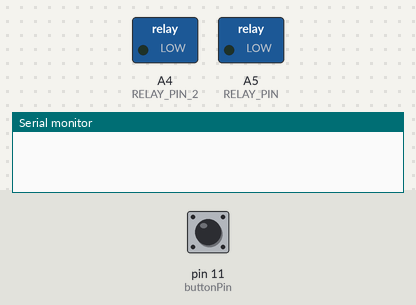
The sketch below on a simulated Arduino Uno, built with avr-gcc and run on an emulated ATmega328P. Parts: switched loads named in the sketch (green lamp = pin HIGH), the last lines printed to the serial monitor. Dashed ring = blinking. The test bench sets the inputs (shaded band); at power-on: pin 11 (buttonPin) HIGH.

Above: at 1.2 s.
1.3 s: pin 11 (buttonPin) pulled LOW for 3.2 s
At 2.0 s:
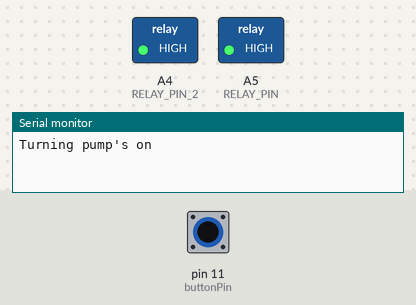
6.0 s: pin 11 (buttonPin) pulled LOW for 0.15 s
At 6.8 s:
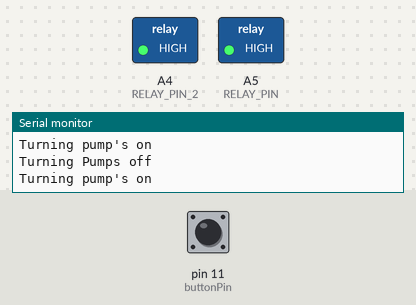
7.6 s: pin 11 (buttonPin) pulled LOW for 1 s
At 8.0 s:
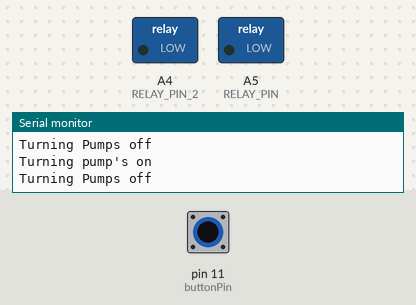
Timing chart, 0 to 10.6 s (numbered marks = the images above; inputs shaded):
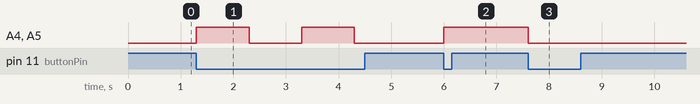

The sketch:

button_pump_code.ino
```cpp
const int RELAY_PIN =  A5; // arduino pin conecting to the relay
const int RELAY_PIN_2 =A4;
const int buttonPin = 11;
bool pumpsOn = false;
int buttonState = 0;

void setup(){
  pinMode(RELAY_PIN, OUTPUT);//stating this is an output
  pinMode(RELAY_PIN_2,OUTPUT);
  pinMode(buttonPin, INPUT_PULLUP);
  Serial.begin (9600);
}
void loop(){
  buttonState = digitalRead(buttonPin);
  if(buttonState == LOW){
    if (pumpsOn == false){
      Serial.println ("Turning pump's on");
      digitalWrite(RELAY_PIN,HIGH);// here the pump will turn on
      digitalWrite(RELAY_PIN_2,HIGH);// here the pump will turn on
      pumpsOn = true;
      delay(1000);
    }else{
      Serial.println("Turning Pumps off");
      digitalWrite(RELAY_PIN,LOW);
      digitalWrite(RELAY_PIN_2,LOW);
      pumpsOn = false;
      delay(1000);
    }
 }

}
```

Measured:
- after the input at 1.3 s, A4 (RELAY_PIN_2), A5 (RELAY_PIN): alternates HIGH for 1.0 s and LOW for 1.0 s, starting at once
- after the input at 6.0 s, A4 (RELAY_PIN_2), A5 (RELAY_PIN): LOW → HIGH at once
- after the input at 7.6 s, A4 (RELAY_PIN_2), A5 (RELAY_PIN): HIGH → LOW at once
